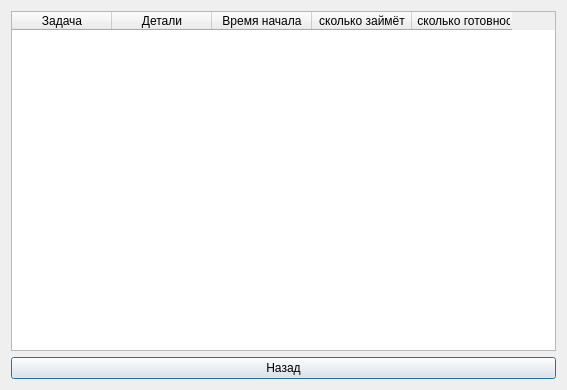
<?xml version="1.0" encoding="UTF-8"?>
<ui version="4.0">
 <class>Dialog</class>
 <widget class="QDialog" name="Dialog">
  <property name="geometry">
   <rect>
    <x>0</x>
    <y>0</y>
    <width>567</width>
    <height>390</height>
   </rect>
  </property>
  <property name="windowTitle">
   <string>Dialog</string>
  </property>
  <layout class="QVBoxLayout" name="verticalLayout_2">
   <item>
    <layout class="QVBoxLayout" name="verticalLayout">
     <item>
      <widget class="QTableWidget" name="tableWidget">
       <property name="editTriggers">
        <set>QAbstractItemView::EditTrigger::NoEditTriggers</set>
       </property>
       <property name="columnCount">
        <number>5</number>
       </property>
       <column>
        <property name="text">
         <string>Задача</string>
        </property>
       </column>
       <column>
        <property name="text">
         <string>Детали</string>
        </property>
       </column>
       <column>
        <property name="text">
         <string>Время начала</string>
        </property>
       </column>
       <column>
        <property name="text">
         <string>сколько займёт</string>
        </property>
       </column>
       <column>
        <property name="text">
         <string>За сколько готовность</string>
        </property>
       </column>
      </widget>
     </item>
     <item>
      <layout class="QHBoxLayout" name="horizontalLayout_2">
       <item>
        <widget class="QPushButton" name="back_btn">
         <property name="text">
          <string>Назад</string>
         </property>
        </widget>
       </item>
      </layout>
     </item>
    </layout>
   </item>
  </layout>
 </widget>
 <resources/>
 <connections/>
</ui>
